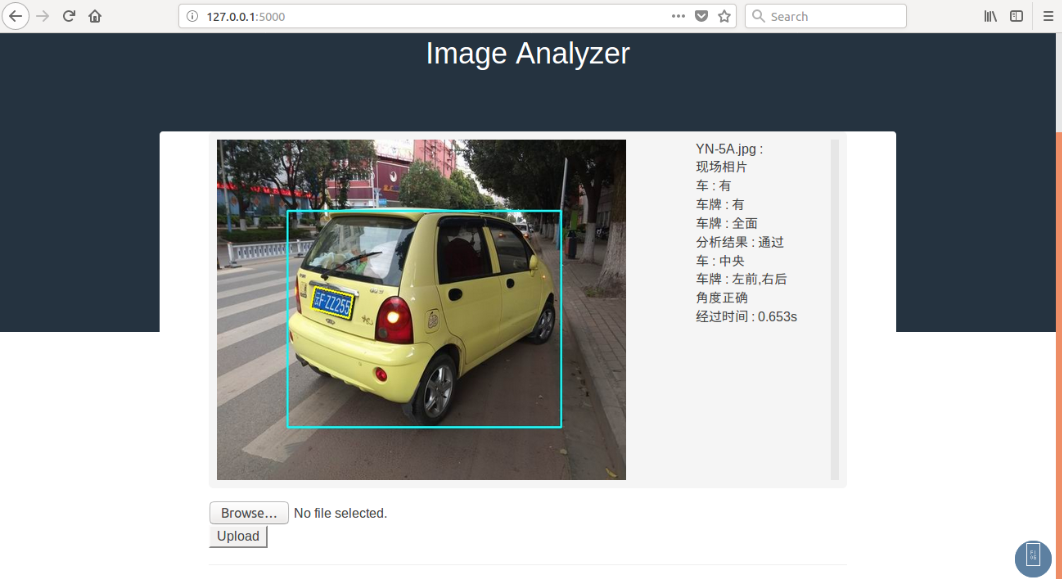
#> input picture imgs/lp.png, 1062 x 579 px
$ python -i threshold.py   (imports and definitions only)
#> lines starting #> are read from the running program, lines starting #| are printed output that depends on the picture; after the words box and inside, x2 and y2 are one past the last pixel; in counts of white or black regions, pixels touching at a corner belong together
#> further down, picture is the input picture: shape (579, 1062, 3); mean B, G, R 160.6, 160.5, 157.7
#!/usr/bin/env python2
# -*- coding: utf-8 -*-
"""
Created on Thu Oct 12 10:43:03 2017

@author: junying
"""

from skimage.filters import (threshold_otsu, threshold_niblack,threshold_yen,threshold_li,
                             threshold_sauvola)
from skimage import io, morphology, img_as_bool, segmentation
from skimage import img_as_ubyte
import numpy as np
import cv2

# [24 lines left out: function windowthreshold, not called in this run]

from feature.bbox import showResult

# [56 lines left out: function compositeThreshold, not called in this run]
    #thr = cv2.max(li_bin,yen_bin)
    #return thr

###
def kojy_gray(image,
              isday=True):
    # blue mask + yellow mask
#> called with isday = True
    hsv = cv2.cvtColor(image,cv2.COLOR_BGR2HSV)
#> hsv: shape (579, 1062, 3); mean H, S, V 38.5, 44.7, 166.6
    gray = cv2.cvtColor(image,cv2.COLOR_BGR2GRAY)
    gray = 255 - gray
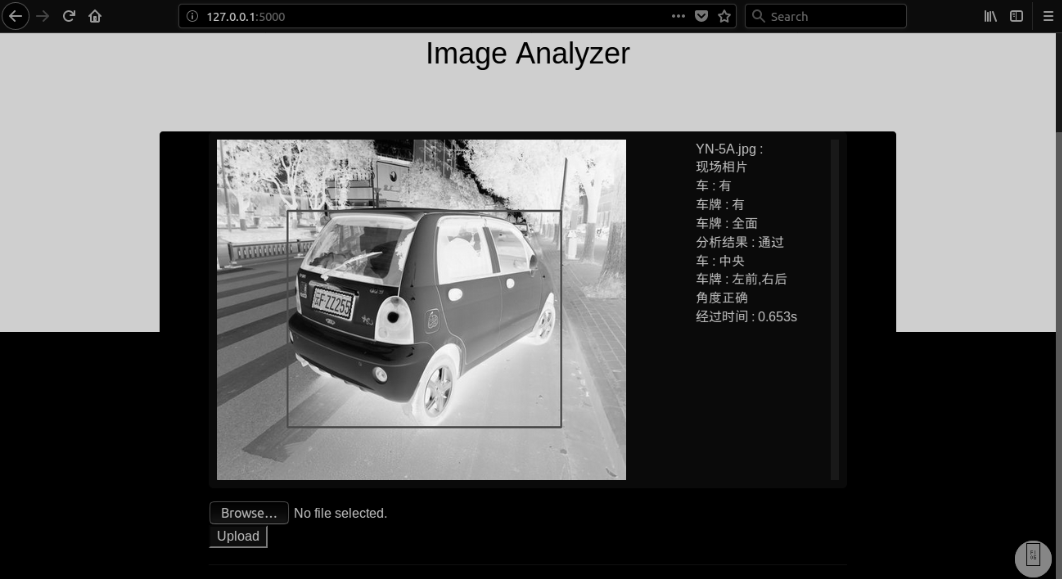
#> gray: shape (579, 1062); min 0, max 253, mean 95.4
    h,s,v = cv2.split(hsv)
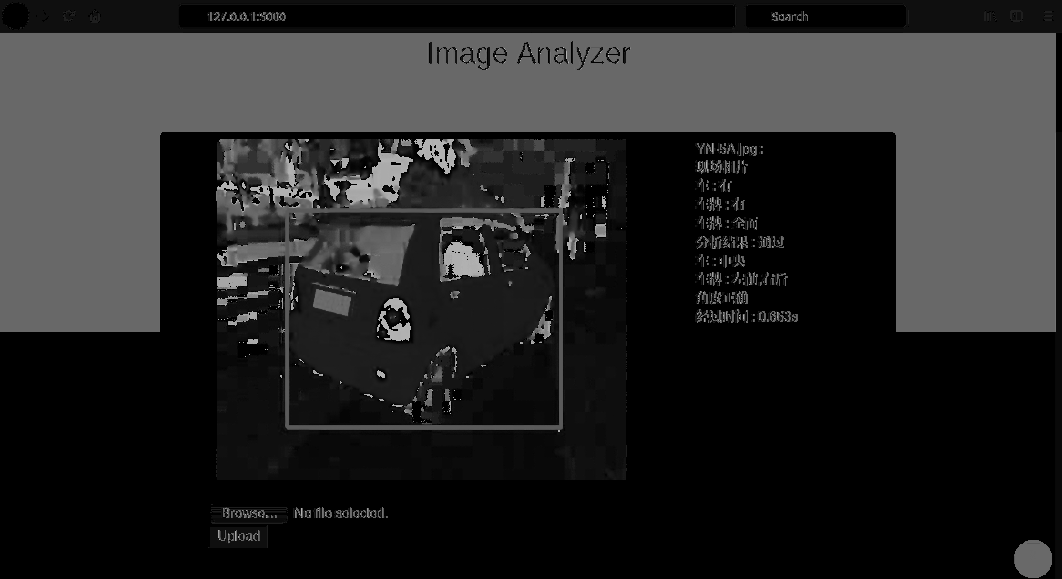
#> h: shape (579, 1062); min 0, max 179, mean 38.5
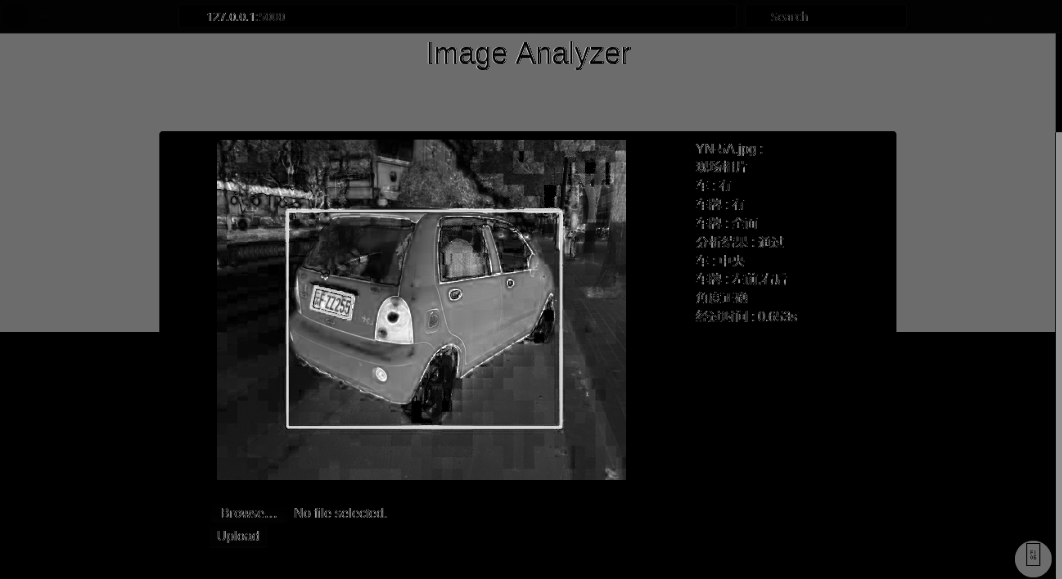
#> s: shape (579, 1062); min 0, max 255, mean 44.7
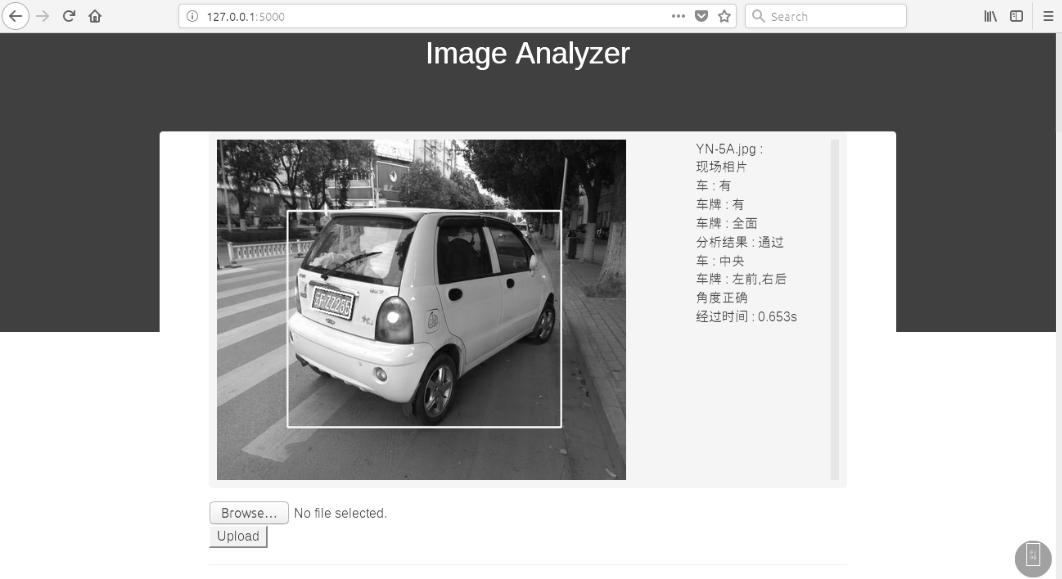
#> v: shape (579, 1062); min 5, max 255, mean 166.6
    sat = (s.copy()).astype('float')
    val = (gray.copy()).astype('float')
    sat /= 255
    val /= 255
    #
    blue = h.copy()
    yellow = h.copy()
    if isday:
        blue = np.where((h<105)|(h>135)|(v<40)|(s<40),0,255)
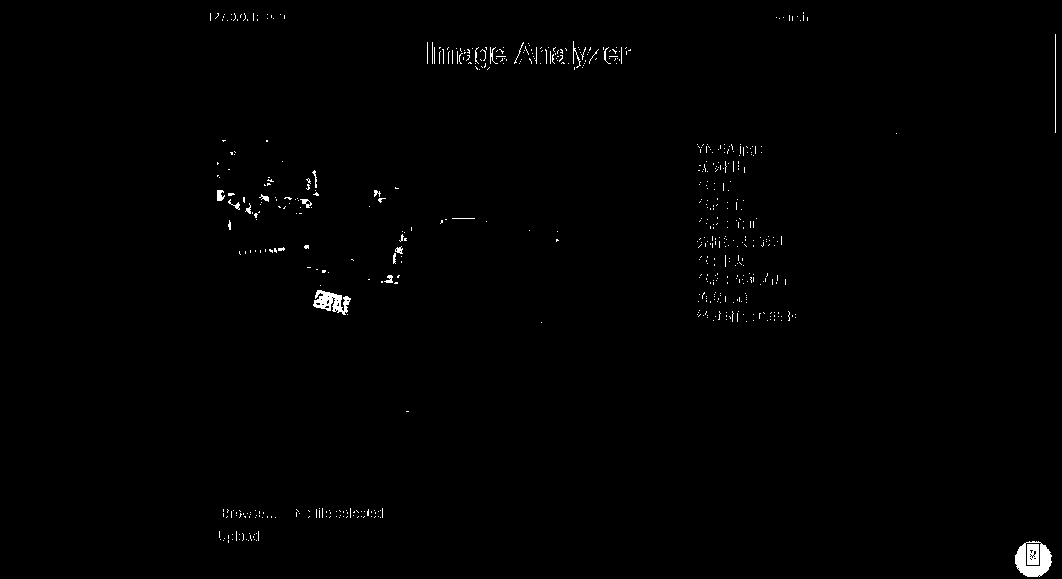
#> blue: shape (579, 1062) int64; 0.64% white; 577 white regions (553 under 20 px), largest, box (x1, y1, x2, y2) and area: (1015, 541, 1052, 577) 715, (313, 290, 351, 315) 495, (1027, 544, 1039, 565) 229
        yellow = np.where((h<20)|(h>40),0,255)
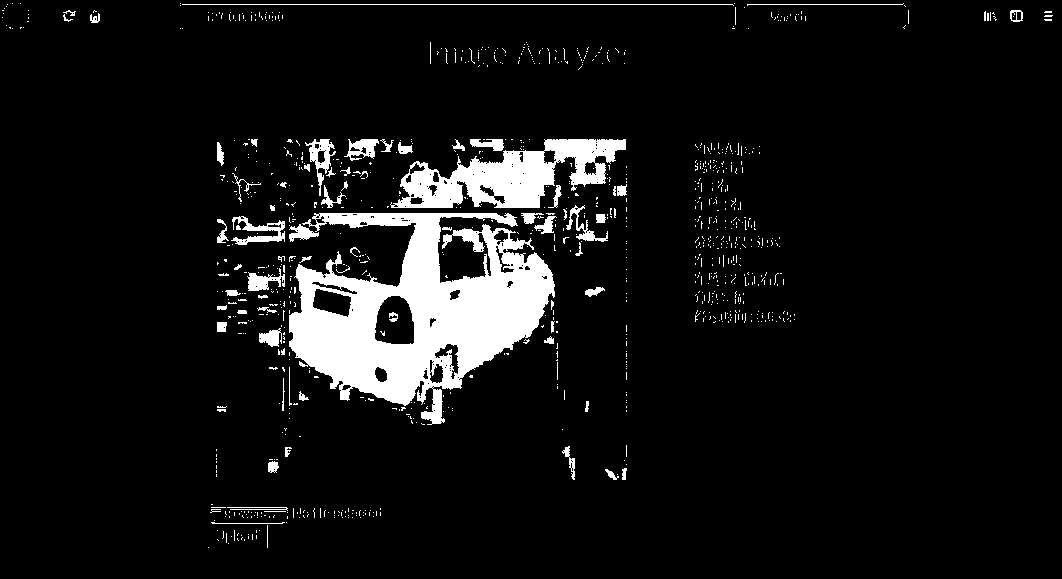
#> yellow: shape (579, 1062) int64; 7.5% white; 979 white regions (904 under 20 px), largest, box (x1, y1, x2, y2) and area: (289, 213, 555, 425) 28101, (390, 139, 626, 208) 8025, (231, 216, 285, 245) 626
    else:
        blue = np.where((h<105)|(h>135),0,255)
        yellow = np.where((h<20)|(h>40),0,255)
    #
    hue = np.zeros(image.shape[:2])
    hue[hue>=0] = 0.1
    hue[blue>0] = 0.9
    hue[yellow>0] = 0.7
    if isday:
        '''
        mask= np.sqrt(val + sat)/5
        avg = np.average(mask)
        max_ = np.amax(mask)
        min_ = np.amin(mask)
        mask1= ((1-avg)+mask)**2
        mask1[mask1>1]=1
        mask2= ((1-(avg+min_)/2)+mask)**3
        mask2[mask2>1]=1
        mask2[mask2<1]=0
        mask3= ((1-(avg+max_)/2)+mask)**3
        mask3[mask3>1]=1
        mask = 0.3+2*(0.3+mask)**3
        '''
        mask = (sat*val)**2
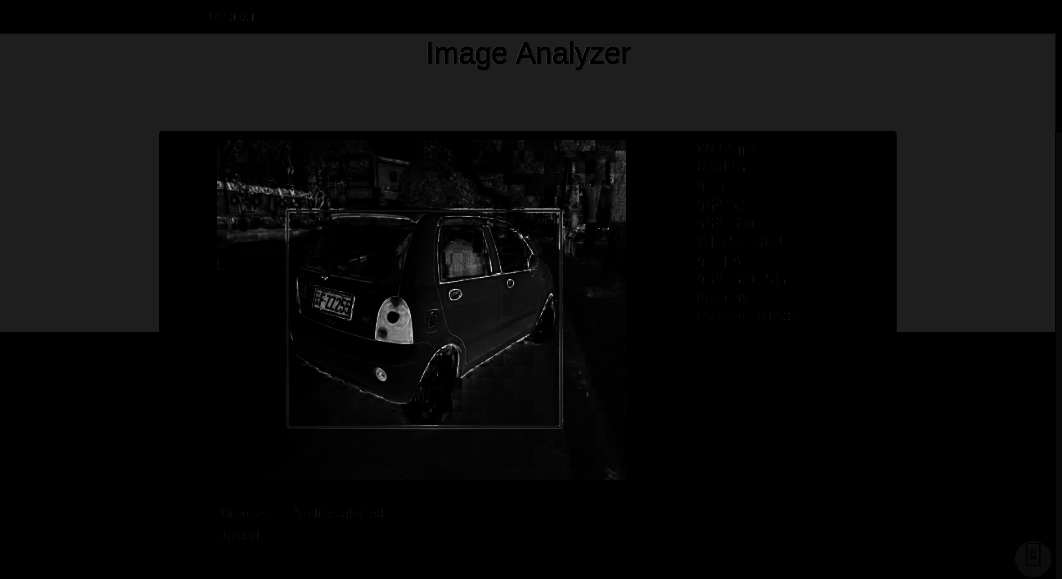
#> mask: shape (579, 1062) float64; min 0, max 0.931, mean 0.0407
        mask[mask>1]=1
        #mask2 =
        #mask = 1 - mask
        return (mask*255).astype('uint8'),(np.sqrt(val*val)*255).astype('uint8')
    else:
        mask=(hue*sat)**3
        return (mask*255).astype('uint8'),None

# [45 lines left out: function smartthreshold, not called in this run]

>>> import cv2
>>> picture = cv2.imread('../imgs/lp.png')
>>> result = kojy_gray(picture)
